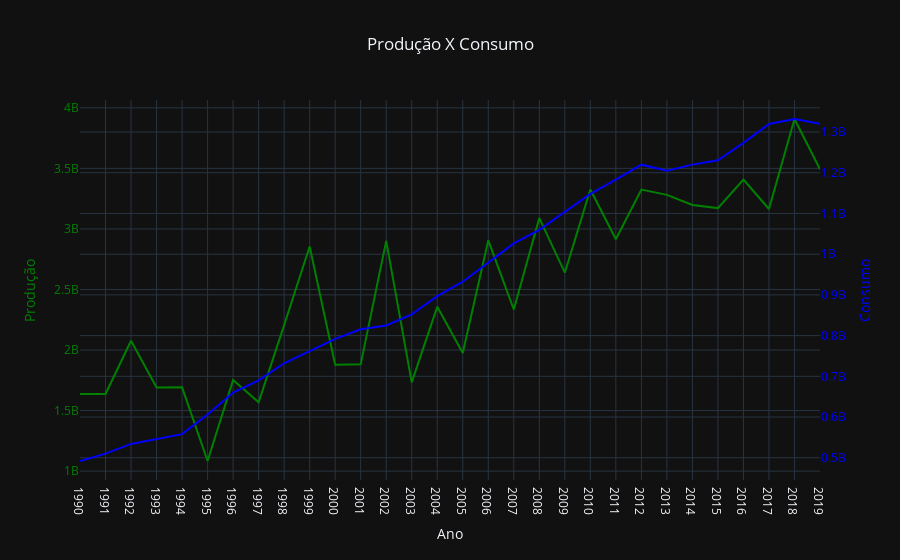

This figure's notebook cell:
### Markdown cell above
Com exceção dos anos 2014 e 2015, o Brasil sempre exportou mais café do que importou, e apesar do leve crescimento ao longo do tempo, a proporção Produção/Exportação se manteve relativamente estável.

### Code cell
producao = go.Scatter(x=df.index, y=df['production'], mode='lines', yaxis='y1', line_color='green')
consumo = go.Scatter(x=df.index, y=df['consumption'], mode='lines', yaxis='y2', line_color='blue')

# Definindo as configurações dos eixos y
layout = go.Layout(
    yaxis1=dict(
        title='Produção',
        side='left',
        color='green'
    ),
    yaxis2=dict(
        title='Consumo',
        side='right',
        overlaying='y',
        color='blue'
    )
)

fig = go.Figure(data=[producao, consumo], layout=layout)

fig.update_layout(title="Produção X Consumo", title_x=0.5, xaxis_title="Ano", showlegend=False, template='plotly_dark')
fig.show()

### Figure 1 — Plotly figure (JSON) as saved in the notebook; plotly's stock layout.template omitted (floating-point values rounded to 4 significant figures)
{"data": [{"line": {"color": "green"}, "mode": "lines", "type": "scatter", "x": ["1990", "1991", "1992", "1993", "1994", "1995", "1996", "1997", "1998", "1999", "2000", "2001", "2002", "2003", "2004", "2005", "2006", "2007", "2008", "2009", "2010", "2011", "2012", "2013", "2014", "2015", "2016", "2017", "2018", "2019"], "y": [1637160000, 1637580000, 2076180000, 1690020000, 1691520000, 1083600000, 1751820000, 1568880000, 2205660000, 2854680000, 1878600000, 1881900000, 2901120000, 1732380000, 2356860000, 1975980000, 2905920000, 2334660000, 3089460000, 2638620000, 3325680000, 2915520000, 3325080000, 3281340000, 3198300000, 3172260000, 3407280000, 3164400000, 3907860000, 3492660000], "yaxis": "y"}, {"line": {"color": "blue"}, "mode": "lines", "type": "scatter", "x": ["1990", "1991", "1992", "1993", "1994", "1995", "1996", "1997", "1998", "1999", "2000", "2001", "2002", "2003", "2004", "2005", "2006", "2007", "2008", "2009", "2010", "2011", "2012", "2013", "2014", "2015", "2016", "2017", "2018", "2019"], "y": [492000000, 510000000, 534000000, 546000000, 558000000, 606000000, 660000000, 690000000, 732000000, 762000000, 792000000, 815400000, 825000000, 852000000, 896760000, 932280000, 979860000, 1026600000, 1059600000, 1103400000, 1147920000, 1183200000, 1219800000, 1205100000, 1219980000, 1230480000, 1273500000, 1319820000, 1332000000, 1320000000], "yaxis": "y2"}], "layout": {"showlegend": false, "title": {"text": "Produção X Consumo", "x": 0.5}, "xaxis": {"title": {"text": "Ano"}}, "yaxis": {"color": "green", "side": "left", "title": {"text": "Produção"}}, "yaxis2": {"color": "blue", "overlaying": "y", "side": "right", "title": {"text": "Consumo"}}}}
